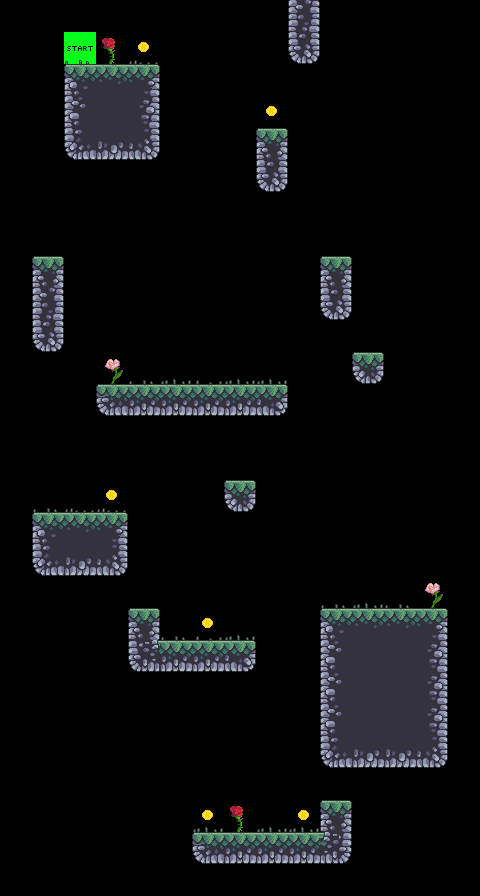

Rendered tile map (Tiled .tmx) drawn with the repository's tilesets; below, a short description and the full map source, tile grids included:
An orthogonal 15x28 tile map with 32x32 px tiles, 5 tile layers (player, terrain, spikes, scores, ...), 4 tilesets.

<map version="1.8" tiledversion="1.8.2" orientation="orthogonal" renderorder="right-down" width="15" height="28" tilewidth="32" tileheight="32" infinite="0" nextlayerid="9" nextobjectid="1">
 <editorsettings>
  <export target="../level_0/_.csv" format="csv" />
 </editorsettings>
 <tileset firstgid="1" source="../tile_sets/terrain_tiles.tsx" />
 <tileset firstgid="43" source="../tile_sets/player_tiles.tsx" />
 <tileset firstgid="44" source="../tile_sets/scores.tsx" />
 <tileset firstgid="46" source="../tile_sets/grass_tiles.tsx" />
 <layer id="4" name="player" width="15" height="28" locked="1">
  <data encoding="csv">
0,0,0,0,0,0,0,0,0,0,0,0,0,0,0,
0,0,43,0,0,0,0,0,0,0,0,0,0,0,0,
0,0,0,0,0,0,0,0,0,0,0,0,0,0,0,
0,0,0,0,0,0,0,0,0,0,0,0,0,0,0,
0,0,0,0,0,0,0,0,0,0,0,0,0,0,0,
0,0,0,0,0,0,0,0,0,0,0,0,0,0,0,
0,0,0,0,0,0,0,0,0,0,0,0,0,0,0,
0,0,0,0,0,0,0,0,0,0,0,0,0,0,0,
0,0,0,0,0,0,0,0,0,0,0,0,0,0,0,
0,0,0,0,0,0,0,0,0,0,0,0,0,0,0,
0,0,0,0,0,0,0,0,0,0,0,0,0,0,0,
0,0,0,0,0,0,0,0,0,0,0,0,0,0,0,
0,0,0,0,0,0,0,0,0,0,0,0,0,0,0,
0,0,0,0,0,0,0,0,0,0,0,0,0,0,0,
0,0,0,0,0,0,0,0,0,0,0,0,0,0,0,
0,0,0,0,0,0,0,0,0,0,0,0,0,0,0,
0,0,0,0,0,0,0,0,0,0,0,0,0,0,0,
0,0,0,0,0,0,0,0,0,0,0,0,0,0,0,
0,0,0,0,0,0,0,0,0,0,0,0,0,0,0,
0,0,0,0,0,0,0,0,0,0,0,0,0,0,0,
0,0,0,0,27,20,0,0,0,0,0,0,0,0,0,
0,0,0,0,0,0,0,0,0,0,0,0,0,0,0,
0,0,0,0,0,0,0,0,0,0,0,0,0,0,0,
0,0,0,0,0,0,0,0,0,0,0,0,0,0,0,
0,0,0,0,0,0,0,0,0,0,0,0,0,0,0,
0,0,0,0,0,0,0,0,0,0,4,0,0,0,0,
0,0,0,0,0,0,0,0,0,0,28,0,0,0,0,
0,0,0,0,0,0,0,0,0,0,0,0,0,0,0
</data>
 </layer>
 <layer id="1" name="terrain" width="15" height="28">
  <data encoding="csv">
0,0,0,0,0,0,0,0,0,10,0,0,0,0,0,
0,0,0,0,0,0,0,0,0,16,0,0,0,0,0,
0,0,1,2,3,0,0,0,0,0,0,0,0,0,0,
0,0,7,8,9,0,0,0,0,0,0,0,0,0,0,
0,0,13,14,15,0,0,0,4,0,0,0,0,0,0,
0,0,0,0,0,0,0,0,16,0,0,0,0,0,0,
0,0,0,0,0,0,0,0,0,0,0,0,0,0,0,
0,0,0,0,0,0,0,0,0,0,0,0,0,0,0,
0,4,0,0,0,0,0,0,0,0,4,0,0,0,0,
0,10,0,0,0,0,0,0,0,0,16,0,0,0,0,
0,16,0,0,0,0,0,0,0,0,0,0,0,0,0,
0,0,0,0,0,0,0,0,0,0,0,22,0,0,0,
0,0,0,19,20,20,20,20,21,0,0,0,0,0,0,
0,0,0,0,0,0,0,0,0,0,0,0,0,0,0,
0,0,0,0,0,0,0,0,0,0,0,0,0,0,0,
0,0,0,0,0,0,0,22,0,0,0,0,0,0,0,
0,1,2,3,0,0,0,0,0,0,0,0,0,0,0,
0,13,14,15,0,0,0,0,0,0,0,0,0,0,0,
0,0,0,0,0,0,0,0,0,0,0,0,0,0,0,
0,0,0,0,4,0,0,0,0,0,1,2,2,3,0,
0,0,0,0,27,20,20,21,0,0,7,8,8,9,0,
0,0,0,0,0,0,0,0,0,0,7,8,8,9,0,
0,0,0,0,0,0,0,0,0,0,7,8,8,9,0,
0,0,0,0,0,0,0,0,0,0,13,14,14,15,0,
0,0,0,0,0,0,0,0,0,0,0,0,0,0,0,
0,0,0,0,0,0,0,0,0,0,4,0,0,0,0,
0,0,0,0,0,0,19,20,20,20,28,0,0,0,0,
0,0,0,0,0,0,0,0,0,0,0,0,0,0,0
</data>
 </layer>
 <layer id="8" name="spikes" width="15" height="28" locked="1">
  <data encoding="csv">
0,0,0,0,0,0,0,0,0,0,0,0,0,0,0,
0,0,0,0,0,0,0,0,0,0,0,0,0,0,0,
0,0,0,0,0,0,0,0,0,0,0,0,0,0,0,
0,0,0,0,0,0,0,0,0,0,0,0,0,0,0,
0,0,0,0,0,0,0,0,0,0,0,0,0,0,0,
0,0,0,0,0,0,0,0,0,0,0,0,0,0,0,
0,0,0,0,0,0,0,0,0,0,0,0,0,0,0,
0,0,0,0,0,0,0,0,0,0,0,0,0,0,0,
0,0,0,0,0,0,0,0,0,0,0,0,0,0,0,
0,0,0,0,0,0,0,0,0,0,0,0,0,0,0,
0,0,0,0,0,0,0,0,0,0,0,0,0,0,0,
0,0,0,0,0,0,0,0,0,0,0,0,0,0,0,
0,0,0,0,0,0,0,0,0,0,0,0,0,0,0,
0,0,0,0,0,0,0,0,0,0,0,0,0,0,0,
0,0,0,0,0,0,0,0,0,0,0,0,0,0,0,
0,0,0,0,0,0,0,0,0,0,0,0,0,0,0,
0,0,0,0,0,0,0,0,0,0,0,0,0,0,0,
0,0,0,0,0,0,0,0,0,0,0,0,0,0,0,
0,0,0,0,0,0,0,0,0,0,0,0,0,0,0,
0,0,0,0,0,0,0,0,0,0,0,0,0,0,0,
0,0,0,0,0,0,0,0,0,0,0,0,0,0,0,
0,0,0,0,0,0,0,0,0,0,0,0,0,0,0,
0,0,0,0,0,0,0,0,0,0,0,0,0,0,0,
0,0,0,0,0,0,0,0,0,0,0,0,0,0,0,
0,0,0,0,0,0,0,0,0,0,0,0,0,0,0,
0,0,0,0,0,0,0,0,0,0,0,0,0,0,0,
0,0,0,0,0,0,0,0,0,0,0,0,0,0,0,
0,0,0,0,0,0,0,0,0,0,0,0,0,0,0
</data>
 </layer>
 <layer id="5" name="scores" width="15" height="28" locked="1">
  <data encoding="csv">
0,0,0,0,0,0,0,0,0,0,0,0,0,0,0,
0,0,0,0,45,0,0,0,0,0,0,0,0,0,0,
0,0,0,0,0,0,0,0,0,0,0,0,0,0,0,
0,0,0,0,0,0,0,0,45,0,0,0,0,0,0,
0,0,0,0,0,0,0,0,0,0,0,0,0,0,0,
0,0,0,0,0,0,0,0,0,0,0,0,0,0,0,
0,0,0,0,0,0,0,0,0,0,0,0,0,0,0,
0,0,0,0,0,0,0,0,0,0,0,0,0,0,0,
0,0,0,0,0,0,0,0,0,0,0,0,0,0,0,
0,0,0,0,0,0,0,0,0,0,0,0,0,0,0,
0,0,0,0,0,0,0,0,0,0,0,0,0,0,0,
0,0,0,0,0,0,0,0,0,0,0,0,0,0,0,
0,0,0,0,0,0,0,0,0,0,0,0,0,0,0,
0,0,0,0,0,0,0,0,0,0,0,0,0,0,0,
0,0,0,0,0,0,0,0,0,0,0,0,0,0,0,
0,0,0,45,0,0,0,0,0,0,0,0,0,0,0,
0,0,0,0,0,0,0,0,0,0,0,0,0,0,0,
0,0,0,0,0,0,0,0,0,0,0,0,0,0,0,
0,0,0,0,0,0,0,0,0,0,0,0,0,0,0,
0,0,0,0,0,0,45,0,0,0,0,0,0,0,0,
0,0,0,0,0,0,0,0,0,0,0,0,0,0,0,
0,0,0,0,0,0,0,0,0,0,0,0,0,0,0,
0,0,0,0,0,0,0,0,0,0,0,0,0,0,0,
0,0,0,0,0,0,0,0,0,0,0,0,0,0,0,
0,0,0,0,0,0,0,0,0,0,0,0,0,0,0,
0,0,0,0,0,0,45,0,0,45,0,0,0,0,0,
0,0,0,0,0,0,0,0,0,0,0,0,0,0,0,
0,0,0,0,0,0,0,0,0,0,0,0,0,0,0
</data>
 </layer>
 <layer id="6" name="grass" width="15" height="28" locked="1">
  <data encoding="csv">
0,0,0,0,0,0,0,0,0,0,0,0,0,0,0,
0,0,48,50,47,0,0,0,0,0,0,0,0,0,0,
0,0,0,0,0,0,0,0,0,0,0,0,0,0,0,
0,0,0,0,0,0,0,0,0,0,0,0,0,0,0,
0,0,0,0,0,0,0,0,0,0,0,0,0,0,0,
0,0,0,0,0,0,0,0,0,0,0,0,0,0,0,
0,0,0,0,0,0,0,0,0,0,0,0,0,0,0,
0,0,0,0,0,0,0,0,0,0,0,0,0,0,0,
0,0,0,0,0,0,0,0,0,0,0,0,0,0,0,
0,0,0,0,0,0,0,0,0,0,0,0,0,0,0,
0,0,0,0,0,0,0,0,0,0,0,0,0,0,0,
0,0,0,52,48,49,46,49,49,0,0,0,0,0,0,
0,0,0,0,0,0,0,0,0,0,0,0,0,0,0,
0,0,0,0,0,0,0,0,0,0,0,0,0,0,0,
0,0,0,0,0,0,0,0,0,0,0,0,0,0,0,
0,48,47,47,0,0,0,0,0,0,0,0,0,0,0,
0,0,0,0,0,0,0,0,0,0,0,0,0,0,0,
0,0,0,0,0,0,0,0,0,0,0,0,0,0,0,
0,0,0,0,0,0,0,0,0,0,48,49,48,52,0,
0,0,0,0,0,48,46,49,0,0,0,0,0,0,0,
0,0,0,0,0,0,0,0,0,0,0,0,0,0,0,
0,0,0,0,0,0,0,0,0,0,0,0,0,0,0,
0,0,0,0,0,0,0,0,0,0,0,0,0,0,0,
0,0,0,0,0,0,0,0,0,0,0,0,0,0,0,
0,0,0,0,0,0,0,0,0,0,0,0,0,0,0,
0,0,0,0,0,0,49,50,49,49,0,0,0,0,0,
0,0,0,0,0,0,0,0,0,0,0,0,0,0,0,
0,0,0,0,0,0,0,0,0,0,0,0,0,0,0
</data>
 </layer>
</map>
